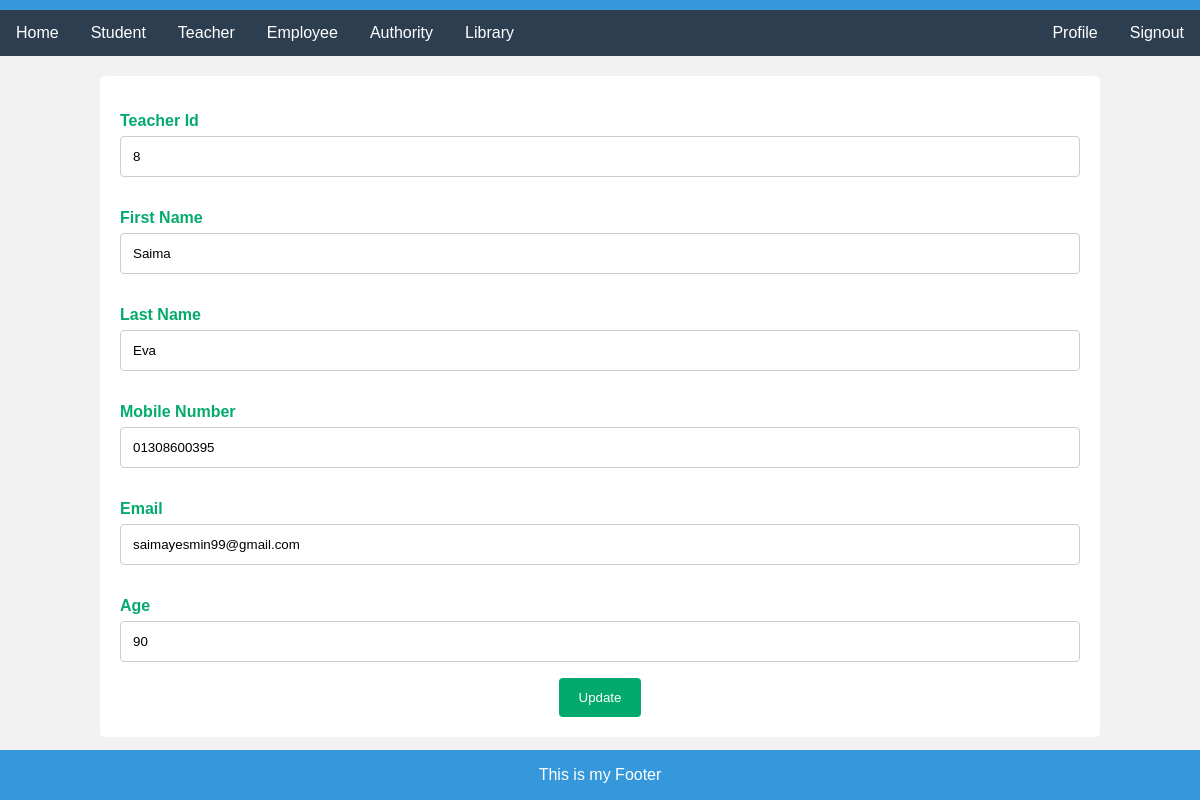
Page /editTeacher/8 on the committed database.
### myApp/models.py (models this page shows, shortened)
class Teachers(models.Model):
    First_Name=models.CharField(max_length=100)
    Last_Name=models.CharField(max_length=100)
    Mobile=models.CharField(max_length=100)
    Email=models.CharField(max_length=100)
    Age=models.CharField(max_length=100)
    profile_pic=models.ImageField(upload_to="media/profile_pic",null=True)

### myProject/views.py (the view)
# urls.py: path('editTeacher/<str:myid>',editTeacher, name="editTeacher"),
def editTeacher(request, myid):
    teacher=Teachers.objects.filter(id=myid)
    context={
        "teacher":teacher,
    }
    return render(request, "editTeacher.html", context)

### template/editTeacher.html (shortened to what this page needs)
{%extends "home.html"%}
{%block content%}
<div class="container">
    <form action="{% url 'updateteacher'%}" method='post'>
        {% for i in teacher %}
    <form>
      <label for="fname">Teacher Id</label>
      <input type="text" id="fname" value="{{i.id}}" name="teacherid" placeholder="Your id..">
      <label for="fname">First Name</label>
      <input type="text" id="fname" value="{{i.First_Name}}" name="firstname" placeholder="Your name..">
      <label for="lastname">Last Name</label>
      <input type="text" id="lastname" value="{{i.Last_Name}}" name="lastname" placeholder="Your last name..">
      <label for="Mobile">Mobile Number</label>
      <input type="text" id="lname" value="{{i.Mobile}}" name="mobile" placeholder="Your mobile number..">
      <label for="email">Email</label>
      <input type="text" id="email" value="{{i.Email}}" name="email" placeholder="Your email..">
      <label for="age">Age</label>
      <input type="text" id="age" value="{{i.Age}}" name="age" placeholder="Your age..">
      <input type="submit" value="Update">
      {% endfor %}
    </form>
  </div>
{%endblock%}

### template/home.html (style rules this page uses)
body { font-family: 'Arial', sans-serif; margin: 0; padding: 0; background-color: #f9f9f9; height: 20000; }
.container { max-width: 1200px; margin: 20px auto; padding: 20px; background-color: #ecf0f1; border-radius: 8px; }
body { font-family: Arial, Helvetica, sans-serif; text-align: center; background-color: #f2f2f2; }
.container { border-radius: 5px; background-color: #ffffff; padding: 20px; width: 80%; margin: 20px auto; }
label { display: block; margin-top: 16px; color: #04AA6D; font-weight: bold; text-align: left; }
input[type=text] { width: 100%; padding: 12px; border: 1px solid #ccc; border-radius: 4px; box-sizing: border-box; margin-top: 6px; margin-bottom: 16px; resize: vertical; }
input[type=submit] { background-color: #04AA6D; color: white; padding: 12px 20px; border: none; border-radius: 4px; cursor: pointer; }

### rows in the picture
Teachers: teacherid "8", firstname "Saima", lastname "Eva", mobile "01308600395", email "saimayesmin99@gmail.com", age "90"
